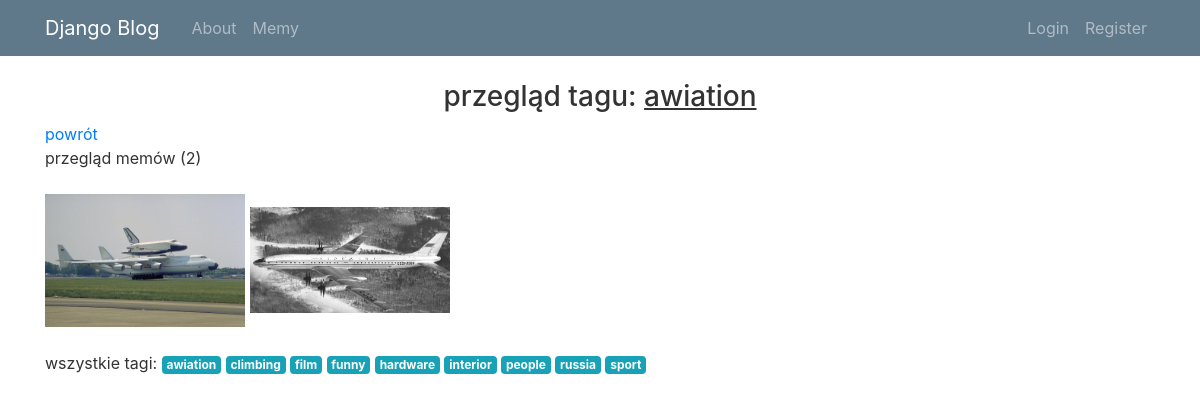
The page /meme/tag/awiation on the database as committed earlier.
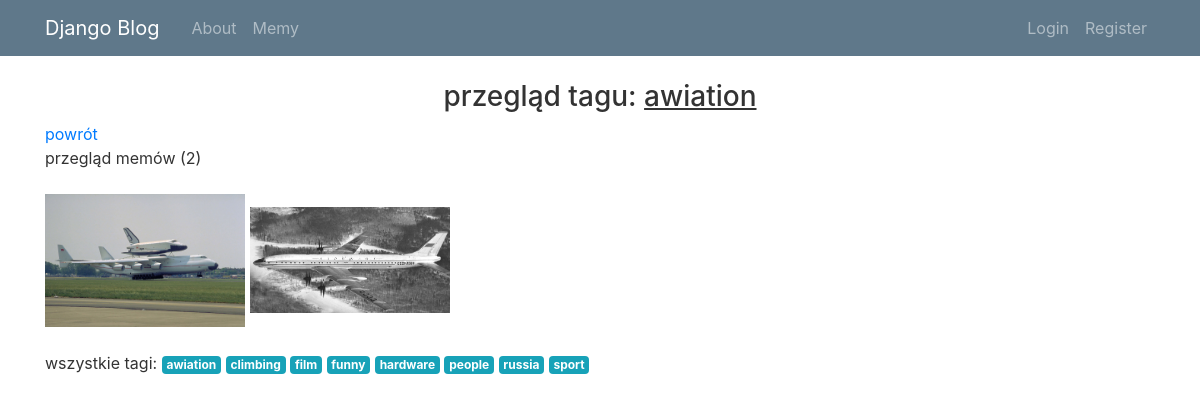
The same page on the database as committed later.
### meme_sorter/models.py (models this page shows, shortened)
class TagName(models.Model):
    name = models.CharField(max_length=50)      # make that unique
    children = models.IntegerField(default=0) # carries information about number tag is used

class Image(models.Model):
    title = models.CharField(max_length=60)
    image = models.ImageField(upload_to='meme_warehouse/') # {{ object.image.url }} - stores image's path
    resized_image = models.ImageField(upload_to='resizing/', blank=True)
    tags = models.ManyToManyField(TagName)
    added_by = models.ForeignKey(User, null=True, on_delete=models.CASCADE)

### meme_sorter/views.py (the view)
# urls.py: , path('tag/<str:tag_name>', views.tag, name='tag_name')
def tag(request, tag_name):
    try:
        id_ = TagName.objects.get(name=tag_name).id # do zmiany - tagi unikalne
    except TagName.DoesNotExist:
        return redirect('error_page', f'tag {tag_name} nie istnieje')
    memes = Image.objects.filter(tags=id_).all()
    mem_count = len(memes)
    tags = TagName.objects.all().order_by('name')
    args = {
        'tag_name': tag_name
        ,'mem_count': mem_count
        ,'tags': tags
        , 'memes': memes
    }
    return render(request, 'meme_sorter/tag_page.html', args)

### meme_sorter/templates/meme_sorter/tag_page.html
{% extends "blog/base.html" %}
{% block content %}
<h3>przegląd tagu: <u>{{ tag_name }}</u></h3>
<a href='{% url "index" %}'>powrót</a>
{% if mem_count %}
    <br>przegląd memów ({{ mem_count }})<br><br>
    {% for meme in memes %}
    <a href="{% url 'image_details' meme.id %}">
        <img src="{{ meme.image.url }}" width="200">
    </a>
    {% endfor %}
{% else %}
    nie znaleziono memów pod tym tagiem
{% endif %}
<br><br>wszystkie tagi:
{% for tag in tags %}
<a class="badge badge-info" href="{% url 'tag_name' tag.name %}">{{ tag.name }}</a>
{% endfor %}
{% endblock content %}

### blog/templates/blog/base.html (shortened to what this page needs)
{% load static %}
<!doctype html>
<html lang="en">
<head>
    <link rel="stylesheet" href="https://stackpath.bootstrapcdn.com/bootstrap/4.4.1/css/bootstrap.min.css">
    <link rel="stylesheet" type="text/css" href="{% static 'blog/main1.css' %}">
</head>
<body>
<nav class="navbar navbar-expand-md navbar-dark bg-steel fixed-top">
    <div class="container">
    <a class="navbar-brand mr-4" href="{% url 'posts' %}">Django Blog</a>
    <div class="collapse navbar-collapse" id="navbarToggle">
        <div class="navbar-nav mr-auto">
        <a class="nav-item nav-link" href="{% url 'blog-about' %}">About</a>
        <a class="nav-item nav-link" href="{% url 'index' %}">Memy</a>
        </div>
        <div class="navbar-nav">
        {% if user.is_authenticated %}
            <span class="nav-link">cześć, {{ user }}</span>
            <a class="nav-item nav-link" href="/post/new">Create</a>
            <a class="nav-item nav-link" href="{% url 'profile' %}">Profile</a>
            <a class="nav-item nav-link" href="{% url 'logout' %}">Logout</a>
        {% else %}
            <a class="nav-item nav-link" href="{% url 'login' %}">Login</a>
            <a class="nav-item nav-link" href="{% url 'register' %}">Register</a>
        {% endif %}
        </div>
    </div>
    </div>
</nav>
<main role="main" class="container">
    <div class="starter-template">
        {% block content %}{% endblock %}
    </div>
</main>
</body>
</html>

### blog/static/blog/main1.css (style rules this page uses)
body { background: fafafa; color: #333333; margin-top: 5rem; }
h1, h2, h3, h4, h5 { text-align: center; }
.bg-steel { background-color: #5f788a; }

Rows that differ between the two databases and show on the page:
removed TagName: name "interior"
